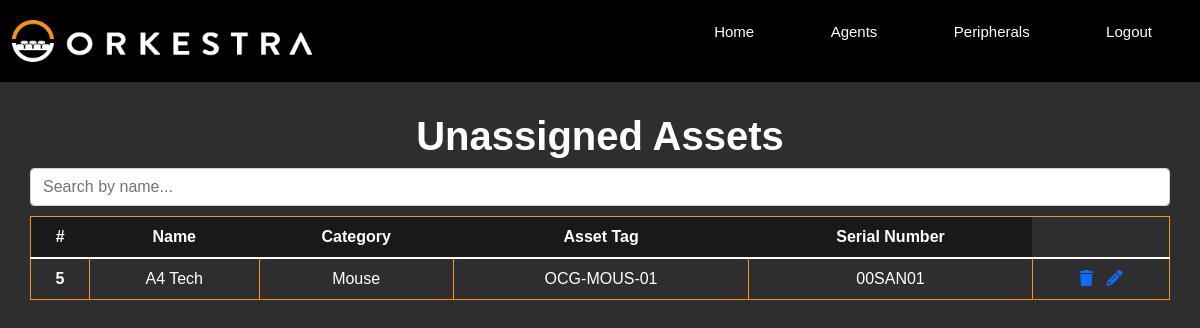
Page /asset-view on the earlier database version.
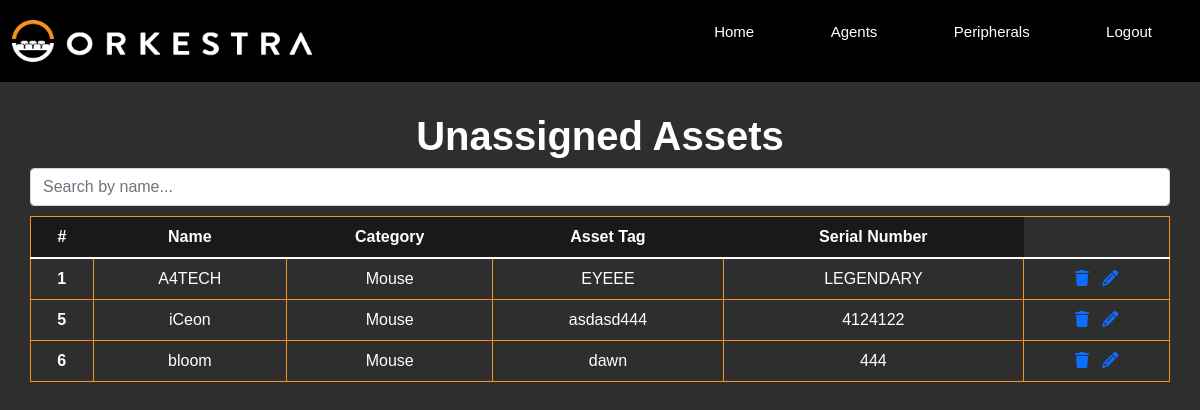
Same page on the later database version.
### models.py (models this page shows)
class Stock(db.Model):
    __tablename__ = 'stock'
    id = db.Column(db.Integer, primary_key=True, autoincrement=True)
    name = db.Column(db.Text, unique=False, nullable=False)
    category = db.Column(db.String(30), unique=False, nullable=False)
    asset_tag = db.Column(db.String(30), unique=False, nullable=False)
    serial_number = db.Column(db.String(30), unique=False, nullable=False)

### main.py (the view)
@app.route("/asset-view", methods=['GET'])
def asset_view():
    msg = ""
    all_stocks_query = """
    SELECT * FROM stock
    WHERE id NOT IN (
    SELECT stock_id FROM asset
    );
    """
    stocks_not_in_asset = db.session.execute(text(all_stocks_query))
    if not stocks_not_in_asset:
        msg = "No unassigned assets found."
    return render_template("asset-view.html", msg=msg, stocks=stocks_not_in_asset)

### templates/asset-view.html (shortened to what this page needs)
<!DOCTYPE html>
<html lang="en">
<head>
  <link href="https://cdn.jsdelivr.net/npm/bootstrap@5.1.3/dist/css/bootstrap.min.css" rel="stylesheet">
  <link rel="stylesheet" href="static\css\styles.css">
</head>
<body>
  <header>
    <nav>
     <a href="{{ url_for('home') }}"><img src="static\css\assets\orkestra-main-logo.png" alt=""></a>
     <div class="nav-links">
        <ul>
            <li><a href="{{ url_for('home') }}">Home</a></li>
            <li><a href="{{ url_for('search') }}">Agents</a></li>
            <li><a href="{{ url_for('asset_view') }}">Peripherals</a></li>
            <li><a href="{{ url_for('login') }}">Logout</a></li>
        </ul>
    </div>
    </nav>
</header>
    <div class="assetView">
      <div class="assetHeader">
        <h1>Unassigned Assets</h1>
        <div class="search-bar">
          <input type="text" class="form-control" id="myInput" onkeyup="myFunction()" placeholder="Search by name...">
        </div>
      </div>
      <div class="assetTable">
        <table class="table" id="myTable">
          <thead>
            <tr>
              <th scope="col">#</th>
              <th scope="col">Name</th>
              <th scope="col">Category</th>
              <th scope="col">Asset Tag</th>
              <th scope="col">Serial Number</th>
            </tr>
          </thead>
          <tbody>
            {% for stock in stocks %}
            <tr>
              <th scope="row">{{ stock.id }}</th>
              <td>{{ stock.name }}</td>
              <td>{{ stock.category }}</td>
              <td>{{ stock.asset_tag }}</td>
              <td>{{ stock.serial_number }}</td>
              <td>
                <a href="{{ url_for('delete_asset', asset_id=stock.id) }}" class="confirmation">  <i class="fa-solid fa-trash"></i>
                </a>
                <a href="{{ url_for('asset_update', num=stock.id) }}">
                    <i class="fa-solid fa-pencil"></i>
                  </a>
              </td>
            </tr>
            {% endfor %}
          </tbody>
        </table>
      </div>
    </div>
</body>
</html>

### static/css/styles.css (style rules this page uses)
* { margin: 0; padding: 0; font-family: "Montserrat", sans-serif; box-sizing: border-box; }
body { background-color: #2E2E2E; }
nav { display: flex; padding: 1%; justify-content: space-between; align-items: center; background-color: #000000; }
nav img { width: 300px; }
.nav-links { flex: 1; text-align: right; }
.nav-links ul li { list-style: none; display: inline-block; padding: 8px 12px; position: relative; }
.nav-links ul li a { color: #fff; text-decoration: none; font-size: 15px; padding: 10px 24px; }
.nav-links ul li::after { content: ''; width: 0%; height: 2px; background: #fff; display: block; margin: auto; transition: 0.5s; }
.searchTable th, td { border: 1px solid #F6921E; padding: 20px; }
.assetView { justify-content: center; text-align: center; padding: 30px; }
.assetHeader h1 { font-weight: bold; color: white; }
.assetTable table { margin-top: 10px; border: 1px solid #F6921E; border-collapse: collapse; }
.assetTable a { text-decoration: none; }
.assetTable thead { color: white; background-color: #191919; }
.assetTable tbody { color: white; }

Differences in the rows shown:
now on this page (row edited): Stock: id "1", name "A4TECH", category "Mouse", asset_tag "EYEEE", serial_number "LEGENDARY"
changed Stock id 5: name "A4 Tech" → "iCeon"; asset_tag "OCG-MOUS-01" → "asdasd444"; serial_number "00SAN01" → "4124122"
added Stock: id "6", name "bloom", category "Mouse", asset_tag "dawn", serial_number "444"
